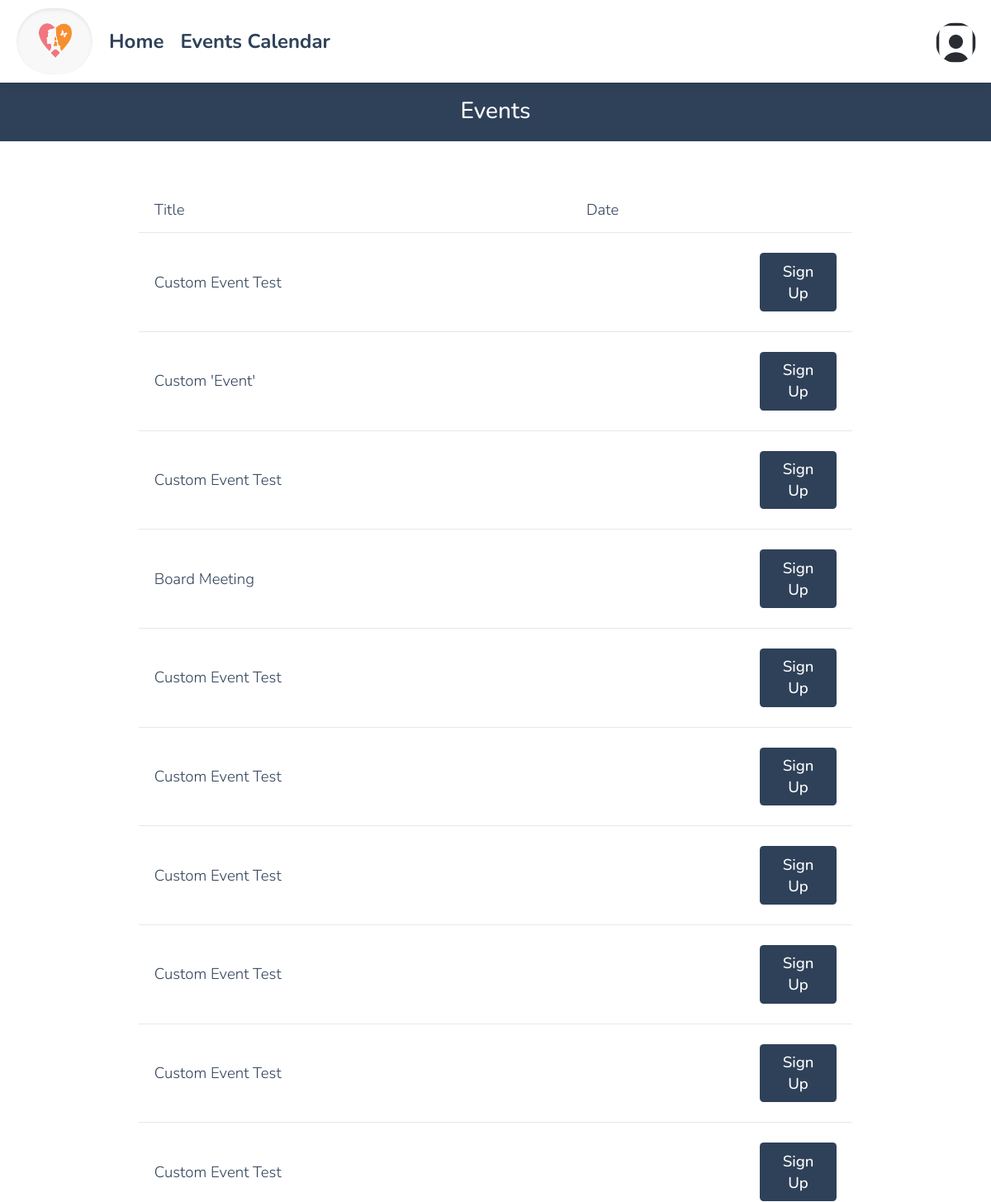
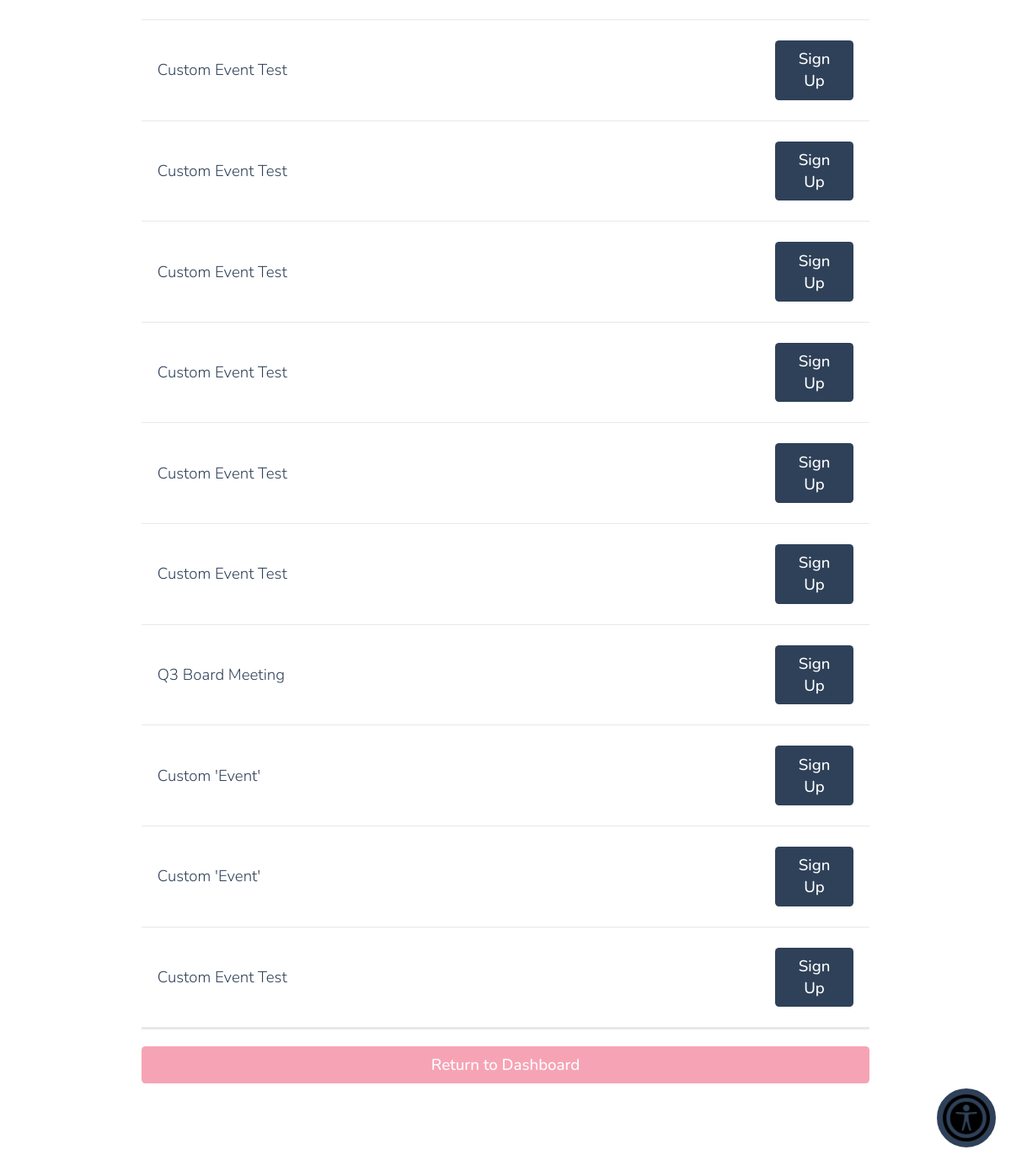
The page /adminViewingEvents.php on the database its author committed (2 pictures, top to bottom).
### tables this page shows
CREATE TABLE `dbevents` (
  `id` int(11) NOT NULL,
  `name` text NOT NULL,
  `abbr_name` text NOT NULL,
  `type` enum('Retreat','Normal') NOT NULL DEFAULT 'Normal',
  `startDate` char(10) NOT NULL,
  `startTime` char(5) NOT NULL,
  `endTime` char(5) NOT NULL,
  `endDate` char(10) NOT NULL,
  `timezone` varchar(50) NOT NULL,
  `description` text NOT NULL,
  `capacity` int(11) NOT NULL,
  `location` text DEFAULT NULL,
  `access` enum('Public','Private') NOT NULL DEFAULT 'Public',
  `completed` enum('Y','N') NOT NULL DEFAULT 'N',
  `board_event` tinyint(1) NOT NULL DEFAULT 0,
  `series_id` varchar(32) DEFAULT NULL,
  `recurrence_interval_days` int(11) NOT NULL
);

### database/dbEvents.php (called while the page is built, shortened)
<?php
include_once(dirname(__FILE__).'/../domain/Event.php');
function make_an_event($result_row) {
    $theEvent = new Event(
                    $result_row['id'],
                    $result_row['name'],
                    $result_row['abbr_name'],
                    type: $result_row['type'],
                    startDate: $result_row['startDate'],
                    startTime: $result_row['startTime'],
                    endTime: $result_row['endTime'],
                    endDate: $result_row['endDate'],
                    description: $result_row['description'],
                    capacity: $result_row['capacity'],
                    location: $result_row['location'],
                    access: $result_row['access'],
                    completed: $result_row['completed'],
                    board_event: $result_row['board_event'] ?? 0
                );
    return $theEvent;
}
function get_all_events() {
    $con=connect();
    $query = "SELECT * FROM dbevents" .
            " ORDER BY completed";
    $result = mysqli_query($con,$query);
    $theEvents = array();
    while ($result_row = mysqli_fetch_assoc($result)) {
        $theEvent = make_an_event($result_row);
        $theEvents[] = $theEvent;
    }
    return $theEvents;
 }

### domain/Event.php (called while the page is built, shortened)
<?php
class Event {
    private $id;
    private $name;
    function __construct($id, $name, $abbr, $type, $startDate, $startTime, $endTime, $endDate, $description, $capacity, $location, $access, $completed, $board_event = 0) {
        $this->id = $id;
        $this->name = $name;
    }
    function getID() {
        return $this->id;
    }
    function getName() {
        return $this->name;
    }
}

### adminViewingEvents.php (the view, shortened to what this page needs)
<?php
    $accessLevel = 0;
    include 'database/dbEvents.php';
?>
<!DOCTYPE html>
<html>
    <head>
        <?php require_once('universal.inc') ?>
        <link rel="stylesheet" href="css/messages.css"></link>
    </head>
    <body>
        <?php require_once('header.php') ?>
        <?php require_once('database/dbEvents.php');?>
        <h1>Events</h1>
        <main class="general">
            <?php
                $events = get_all_events();
                if (sizeof(get_all_events())): ?>
                <div class="table-wrapper">
                    <table class="general">
                        <thead>
                            <tr>
                                <th>Title</th>
                                <th>Date</th>
                                <th style="width:1px"></th>
                            </tr>
                        </thead>
                        <tbody class="standout">
                            <?php
                                foreach ($events as $event) {
                                    $eventID = $event->getID();
                                    $title = $event->getName();
                                    if($accessLevel < 3) {
                                        echo "
                                        <tr data-event-id='$eventID'>
                                            <td><a href='event.php?id=$eventID'>$title</a></td>
                                            <td>$date</td>
                                            <td><a class='button sign-up' href='eventSignUp.php'>Sign Up</a></td>
                                        </tr>";
                                    }
                                }
                            ?>
                        </tbody>
                    </table>
                </div>
                <?php else: ?>
                <p class="no-events standout">There are currently no events available to view.<a class="button add" href="addEvent.php">Create a New Event</a> </p>
            <?php endif ?>
            <a class="button cancel" href="index.php">Return to Dashboard</a>
        </main>
    </body>
</html>

### css/base.css (style rules this page uses)
html, body, header, main, footer, div, span, p, h1, h2, h3, h4, h5, h6, ul, ol, li, input, select, textarea, form, section, label, table, td, tr, th, form, fieldset, em, button, a { padding: 0; margin: 0; font-size: inherit; font-family: inherit; font-weight: inherit; text-decoration: none; font-style: normal; box-sizing: border-box; text-align: left; list-style-type: none; border-spacing: 0; }
:root { --page-background-color: #ffffff; --page-font-color: var(--main-color); --inactive-font-color: #666666; --inactive-background-color: #fafafa; --standout-background: #f8f4ef; --happy-toast-background-color: var(--main-color); --happy-toast-font-color: white; --info-toast-background-color: var(--main-color); --info-toast-font-color: white; --error-toast-background-color: #701a1a; --error-toast-font-color: white; --shadow-and-border-color: #e8e8e8; --main-color: #2f4159; --accent-color: #f5c16e; --secondary-accent-color: #f6a4b5; --wv-accent-color: #f5c16e; --wv-accent-foreground: #f6a4b5; --wv-bg-light: #ffffff; --wv-text-dark: #111111; --wv-muted-text: #6b6b6b; --calendar-event-color: #999; --calendar-event-color-hover: #777777; --calendar-today-border: 2px solid var(--secondary-accent-color); --button-font-color: rgb(255, 255, 255); --button-padding: 0.5rem 1.5rem; --button-border-radius: 0.25rem; --standard-border: 1px solid #333333; --light-border: 1px solid var(--shadow-and-border-color); --text-field-border: 2px solid #e8e8e8; --cancel-button-background-color: var(--secondary-accent-color); --error-color: red; font-size: 18px; font-family: Montserrat; font-weight: 300; }
body { background-color: var(--page-background-color); color: var(--main-color); font-family: Montserrat; }
a { color: var(--main-color); }
main:not(.login):not(.calendar-view):not(.dashboard) { padding: 1rem; }
input[type=submit], button, .button, a.button-signup { color: var(--button-font-color); background-color: var(--main-color); padding: var(--button-padding); border: none; border-radius: var(--button-border-radius); font-weight: 500; width: 100%; transition: background-color .3s; cursor: pointer; text-align: center; margin: 10px 0px; }
h1 { font-size: 1.5rem !important; font-weight: 500 !important; margin-bottom: 2rem; background-color: var(--main-color); color: var(--page-background-color); width: 100%; text-align: center; padding: 1rem; }
.button { display: inline-block; }
button.cancel, a.cancel { background-color: var(--cancel-button-background-color); color: white; }
main.general, form.general { margin: 1rem; display: flex; flex-direction: column; gap: 0.5rem; }
table.general { width: 100%; border-collapse: collapse; padding-bottom: 1rem; }
table.general th, table.general td { padding: 0.75rem 1rem; vertical-align: top; background-color: var(--page-background-color); border-bottom: 1px solid var(--shadow-and-border-color); color: var(--page-font-color); }
table.general td { text-align:left; vertical-align: middle; color: var(--page-font-color); }
.standout { border-bottom: 3px solid var(--shadow-and-border-color); padding: 1rem; background-color: var(--standout-background); }
@media only screen and (min-width: 1024px) { main.general, form.general { margin: 0rem 8rem 4rem 8rem; } }

### css/messages.css (style rules this page uses)
:root { --unread-message-background: #f1eadf; --message-body-border-color: #ddd; --priorityone-color:#4FFFB0; --prioritytwo-color:#F0E68C; --prioritythree-color:#fd5c63; }

### css/header.css (style rules this page uses)
body { font-family: Nunito, Quicksand, sans-serif; padding-top: 96px; font-size: 14pt; }

### rows shown on the page
dbevents: name "Custom Event Test"
dbevents: name "Custom 'Event'"
dbevents: name "Custom Event Test"
dbevents: name "Board Meeting"
dbevents: name "Custom Event Test"
dbevents: name "Custom Event Test"
dbevents: name "Custom Event Test"
dbevents: name "Custom Event Test"
dbevents: name "Custom Event Test"
dbevents: name "Custom Event Test"
dbevents: name "Custom Event Test"
dbevents: name "Custom Event Test"
dbevents: name "Custom Event Test"
dbevents: name "Custom Event Test"
dbevents: name "Custom Event Test"
dbevents: name "Custom Event Test"
dbevents: name "Q3 Board Meeting"
dbevents: name "Custom 'Event'"
dbevents: name "Custom 'Event'"
dbevents: name "Custom Event Test"
